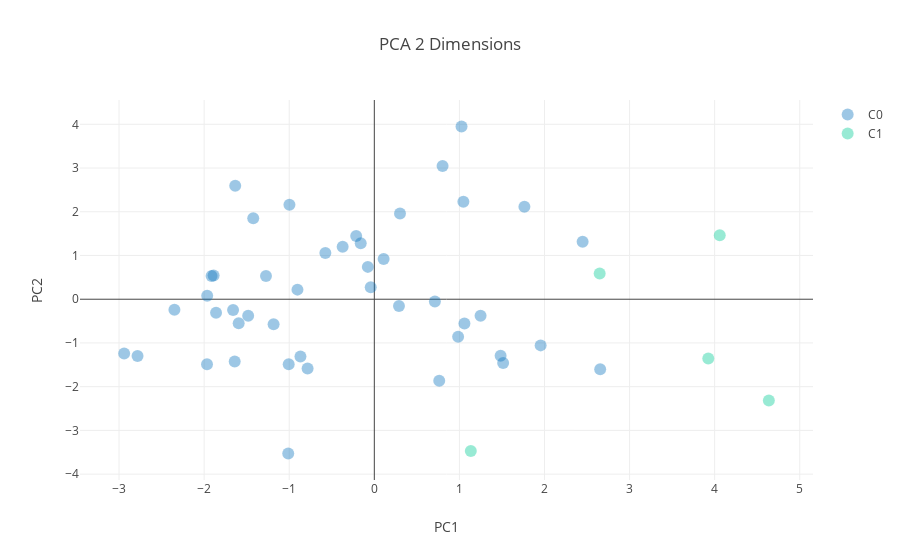

Write notebook code for a chart like this one.
### Code cell
plot_2d_space(X_PCA,df.target.values,title='PCA 2 Dimensions')

### Figure 1 — Plotly figure (JSON) as saved in the notebook; plotly's stock layout.template omitted (floating-point values rounded to 4 significant figures)
{"data": [{"marker": {"color": "#0D76BF", "line": {"color": "rgba(217, 217, 217, 0.14)", "width": 0.5}, "opacity": 0.4, "size": 12}, "mode": "markers", "name": "C0", "type": "scatter", "uid": "cdb8548a-a725-4e09-a621-7f64fe8f1ba3", "x": [0.9849, 1.025, -0.9975, 1.514, -0.8681, -1.012, -2.349, 1.955, -0.9033, -1.66, -0.07643, -0.7844, -1.641, 2.448, -0.2132, -0.04215, 0.1093, -1.006, -1.635, -1.966, -1.964, 2.655, -0.1598, 0.2898, -1.889, 1.047, -1.594, -2.783, 1.484, 1.249, -0.5755, 1.764, 0.7629, -1.184, -1.86, -1.423, 0.802, -0.3721, 1.059, 0.3018, -1.483, -1.273, -2.94, 0.7119, -1.913], "y": [-0.8576, 3.95, 2.161, -1.461, -1.308, -3.528, -0.2401, -1.056, 0.2194, -0.2489, 0.7396, -1.583, -1.425, 1.316, 1.446, 0.2714, 0.9207, -1.487, 2.593, -1.487, 0.08124, -1.602, 1.279, -0.1546, 0.5421, 2.229, -0.5513, -1.3, -1.295, -0.376, 1.056, 2.116, -1.867, -0.5735, -0.3072, 1.849, 3.045, 1.2, -0.5576, 1.959, -0.3773, 0.5325, -1.24, -0.05301, 0.529]}, {"marker": {"color": "#00cc96", "line": {"color": "rgba(217, 217, 217, 0.14)", "width": 0.5}, "opacity": 0.4, "size": 12}, "mode": "markers", "name": "C1", "type": "scatter", "uid": "bbf37dc8-37ca-4f35-8499-db9b205dde1c", "x": [4.637, 2.649, 1.134, 3.925, 4.06], "y": [-2.314, 0.5861, -3.472, -1.356, 1.461]}], "layout": {"title": {"text": "PCA 2 Dimensions"}, "xaxis": {"showline": false, "title": {"text": "PC1"}}, "yaxis": {"showline": false, "title": {"text": "PC2"}}}}
